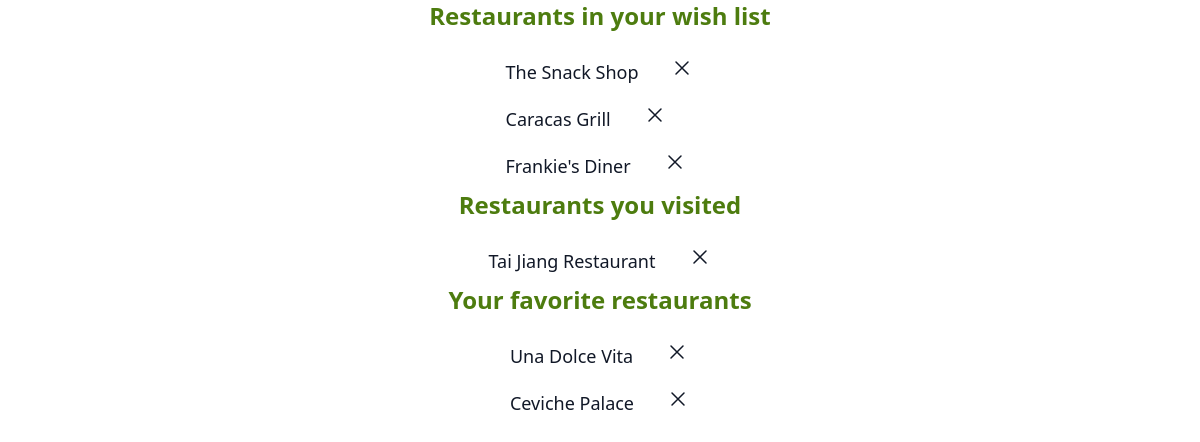
/my_lists/3, run on the app's committed database.
### models.py (models this page shows)
class WishlistRestaurants(db.Model):
    __tablename__ = 'wishlist_restaurants'
    id = db.Column(
        db.Integer,
        primary_key=True
    )
    user_id = db.Column(
        db.Integer,
        db.ForeignKey('users.id', ondelete='cascade')
    )
    restaurant_id = db.Column(
        db.Integer,
        db.ForeignKey('restaurants.id', ondelete='cascade')
    )
    restaurant = db.relationship('Restaurant', backref='wishlisted_by')

class Restaurant(db.Model):
    __tablename__ = 'restaurants'
    id = db.Column(
        db.Integer,
        primary_key=True
    )
    name = db.Column(
        db.Text,
        nullable=False,
    )
    address = db.Column(
        db.Text,
    )
    reviews = db.relationship('Review', backref= 'restaurant')
    __table_args__ = (db.UniqueConstraint('name', 'address', name='_name_address_uc'),)

class VisitedRestaurants(db.Model):
    __tablename__ = "visited_restaurants"
    id = db.Column(
        db.Integer,
        primary_key=True
    )
    user_id = db.Column(
        db.Integer,
        db.ForeignKey('users.id', ondelete='cascade')
    )
    restaurant_id = db.Column(
        db.Integer,
        db.ForeignKey('restaurants.id', ondelete='cascade')
    )
    restaurant = db.relationship('Restaurant', backref='visited_by')

class Favorites(db.Model):
    __tablename__ = 'favorites'
    id = db.Column(
        db.Integer,
        primary_key=True
    )
    user_id = db.Column(
        db.Integer,
        db.ForeignKey('users.id', ondelete='cascade')
    )
    restaurant_id = db.Column(
        db.Integer,
        db.ForeignKey('restaurants.id', ondelete='cascade'),
    )
    restaurant = db.relationship('Restaurant', backref='favorited_by')

### app.py (the view)
@app.route('/my_lists/<int:user_id>')
def show_my_lists(user_id):
    user = User.query.get_or_404(user_id)
    favorites = Favorites.query.filter_by(user_id=user.id).all()
    wishlisted = WishlistRestaurants.query.filter_by(user_id=user.id).all()
    visited = VisitedRestaurants.query.filter_by(user_id=user.id).all()
    return render_template("page_my_lists.html", user = user, favorites = favorites, visited = visited, wishlisted = wishlisted )

### app.py (called while the page is built)
@app.before_request
def add_user_to_g():
    if CURR_USER_KEY in session:
        g.user = User.query.get(session[CURR_USER_KEY])
    else:
        g.user = None

@app.after_request
def add_header(req):
    req.headers["Cache-Control"] = "no-cache, no-store, must-revalidate"
    req.headers["Pragma"] = "no-cache"
    req.headers["Expires"] = "0"
    req.headers['Cache-Control'] = 'public, max-age=0'
    return req

### templates/page_my_lists.html
{% extends "base.html" %} {% block content %}
<div class="w-full">
  {% if wishlisted %}
  <div class="mx-auto w-full inline-flex items-center flex-col">
    <h3 class="text-2xl font-bold text-lime-700 mb-4">
      Restaurants in your wish list
    </h3>
    <ul class="">
      {% for wish in wishlisted %}
      <li class="text-lg font-medium text-gray-900 flex items-center py-2">
        {{ wish.restaurant.name }}
        <div
          class="svg-elements flex space-x-2 items-center justify-center ml-8"
        >
          <form
            action="{{ url_for('delete_wishlist', restaurant_id=wish.restaurant.id) }}"
            method="POST"
          >
            <button type="submit" class="bg-transparent border-0">
              <svg xmlns="http://www.w3.org/2000/svg" fill="none" viewBox="0 0 24 24" stroke-width="1.5" stroke="currentColor" class="size-6">
                <path stroke-linecap="round" stroke-linejoin="round" d="M6 18 18 6M6 6l12 12" />
              </svg>
            </button>
          </form>
        </div>
      </li>
      {% endfor %}
    </ul>
  </div>
  {% endif %}
</div>
<div class="w-full">
  {% if visited %}
  <div class="mx-auto w-full inline-flex items-center flex-col">
    <h3 class="text-2xl font-bold text-lime-700 mb-4">
      Restaurants you visited
    </h3>
    <ul class="">
      {% for visit in visited %}
      <li class="text-lg font-medium text-gray-900 flex items-center py-2">
        {{ visit.restaurant.name }}
        <div
          class="svg-elements flex space-x-2 items-center justify-center ml-8"
        >
          <form
            action="{{ url_for('delete_visited', restaurant_id=visit.restaurant.id) }}"
            method="POST"
          >
            <button type="submit" class="bg-transparent border-0">
              <svg xmlns="http://www.w3.org/2000/svg" fill="none" viewBox="0 0 24 24" stroke-width="1.5" stroke="currentColor" class="size-6">
                <path stroke-linecap="round" stroke-linejoin="round" d="M6 18 18 6M6 6l12 12" />
              </svg>
            </button>
          </form>
        </div>
      </li>
      {% endfor %}
    </ul>
  </div>
  {% endif %}
</div>
<div class="w-full">
  {% if favorites %}
  <div class="mx-auto w-full inline-flex items-center flex-col">
    <h3 class="text-2xl font-bold text-lime-700 mb-4">
      Your favorite restaurants
    </h3>
    <ul class="">
      {% for fav in favorites %}
      <li class="text-lg font-medium text-gray-900 flex items-center py-2">
        {{fav.restaurant.name}}
        <div
          class="svg-elements flex space-x-2 items-center justify-center ml-8"
        >
          <form
            action="{{ url_for('delete_favorite', restaurant_id=fav.restaurant.id) }}"
            method="POST"
          >
            <button type="submit" class="bg-transparent border-0">
              <svg xmlns="http://www.w3.org/2000/svg" fill="none" viewBox="0 0 24 24" stroke-width="1.5" stroke="currentColor" class="size-6">
                <path stroke-linecap="round" stroke-linejoin="round" d="M6 18 18 6M6 6l12 12" />
              </svg>
            </button>
          </form>
        </div>
      </li>
      {% endfor %}
    </ul>
  </div>
  {% endif %}
</div>
{% endblock %}

### templates/base.html (shortened to what this page needs)
<!DOCTYPE html>
<html lang="en">
  <head>
    <link rel="stylesheet" href="/static/stylesheets/output.css" />
  </head>
  <body>
    {% block content %} {% endblock %}
  </body>
</html>

### data on the page
WishlistRestaurants: restaurant.name "The Snack Shop"
WishlistRestaurants: restaurant.name "Caracas Grill"
WishlistRestaurants: restaurant.name "Frankie's Diner"
VisitedRestaurants: restaurant.name "Tai Jiang Restaurant"
Favorites: restaurant.name "Una Dolce Vita"
Favorites: restaurant.name "Ceviche Palace"
